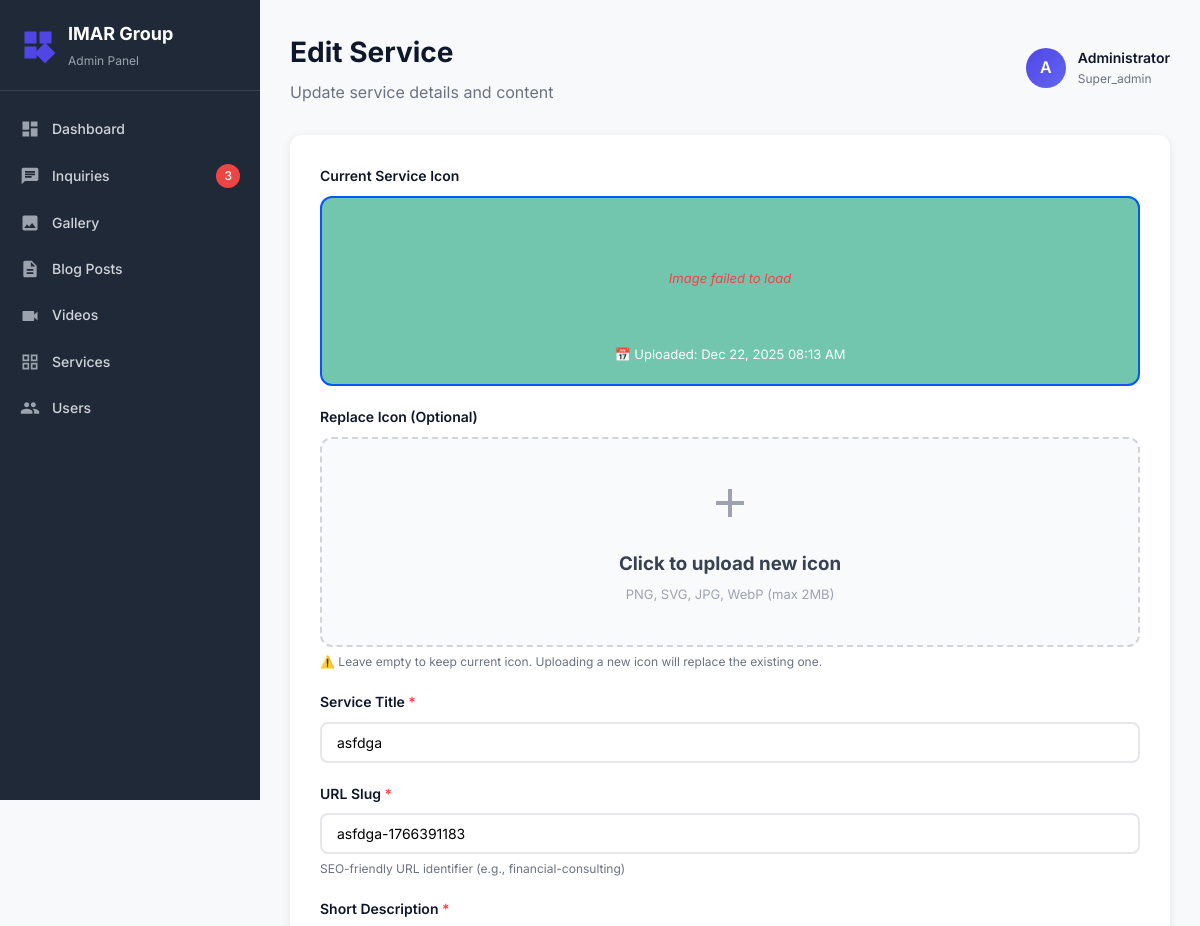
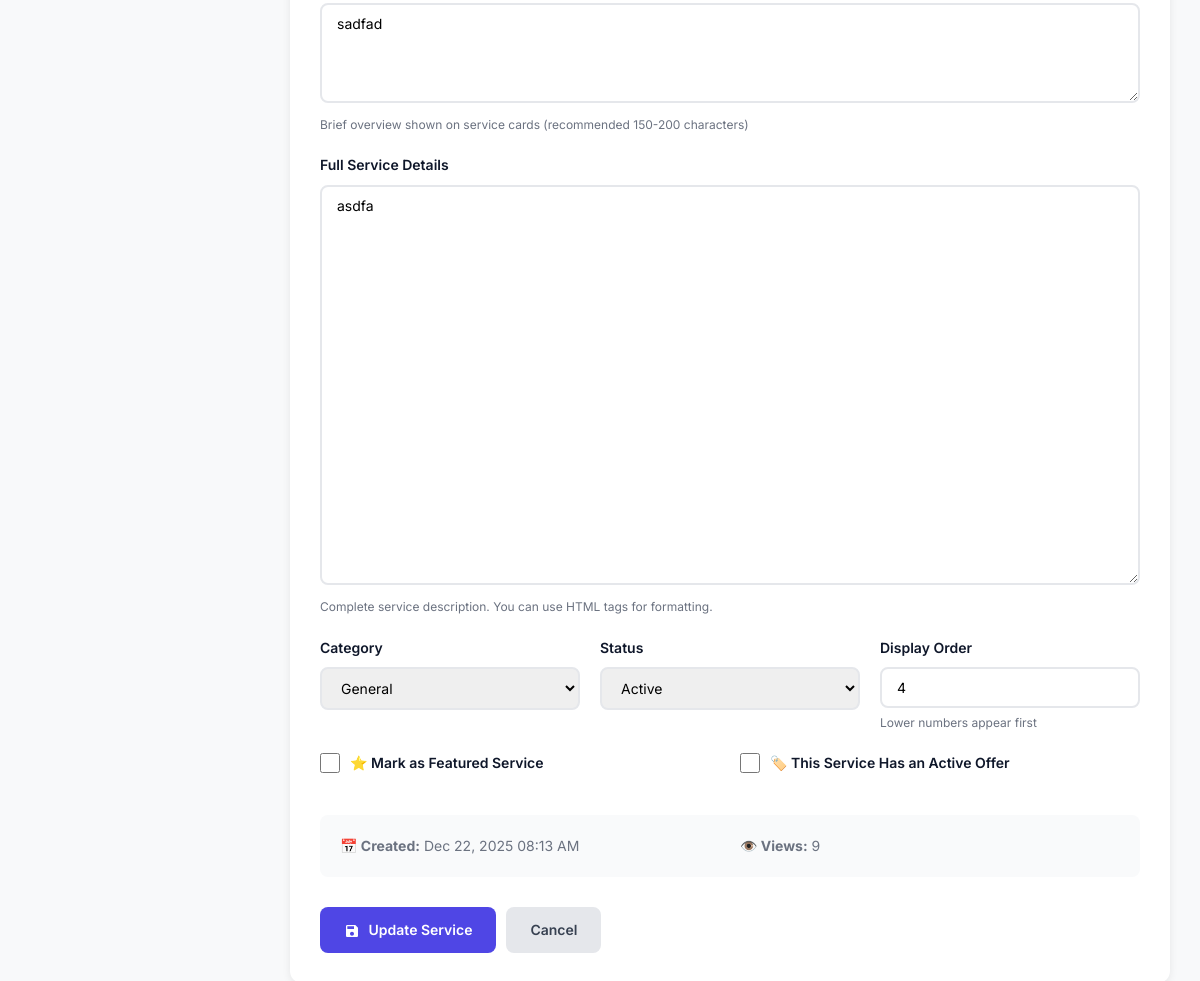
Page /admin/SERVICES_CODE/edit-service.php?id=11 (signed in) on the committed database (2 pictures, top to bottom).
### tables this page shows
CREATE TABLE `services` (
  `id` int(11) NOT NULL,
  `title` varchar(255) NOT NULL,
  `slug` varchar(255) NOT NULL,
  `icon_path` varchar(500) DEFAULT NULL,
  `short_description` text DEFAULT NULL,
  `full_content` longtext DEFAULT NULL,
  `category` varchar(100) DEFAULT 'general',
  `is_featured` tinyint(1) DEFAULT 0,
  `has_offer` tinyint(1) DEFAULT 0 COMMENT 'Shows if service currently has an offer',
  `offer_text` varchar(255) DEFAULT NULL COMMENT 'Optional offer description',
  `display_order` int(11) DEFAULT 0,
  `status` enum('active','inactive','draft') DEFAULT 'active',
  `views` int(11) DEFAULT 0,
  `created_by` int(11) DEFAULT NULL,
  `created_at` timestamp NOT NULL DEFAULT current_timestamp(),
  `updated_at` timestamp NOT NULL DEFAULT current_timestamp() ON UPDATE current_timestamp()
);

### admin/SERVICES_CODE/edit-service.php (the view, shortened to what this page needs)
<?php
require_once '../../config/config.php';
$admin_name = $_SESSION['admin_name'] ?? 'Admin';
$admin_initials = strtoupper(substr($admin_name, 0, 1));
$admin_role = $_SESSION['admin_role'] ?? 'editor';
$service_id = (int)($_GET['id'] ?? 0);
$stmt = $conn->prepare("SELECT * FROM services WHERE id = ?");
$stmt->bind_param("i", $service_id);
$stmt->execute();
$result = $stmt->get_result();
$service = $result->fetch_assoc();
?>
<!DOCTYPE html>
<html lang="en">
<head>
    <link rel="stylesheet" href="../../css/styles.css">
    <link rel="stylesheet" href="../../css/dashboard.css">
</head>
<body>
<div class="dashboard">
    <?php include __DIR__ . '/../includes/sidebar.php'; ?>
    <div class="main-content">
        <div class="dashboard-header">
            <div>
                <h1>Edit Service</h1>
                <p style="color: #6b7280; margin-top: 5px;">Update service details and content</p>
            </div>
            <div class="header-actions">
                <div class="user-info">
                    <div class="user-avatar"><?php echo $admin_initials; ?></div>
                    <div>
                        <div style="font-weight: 600; font-size: 14px;"><?php echo htmlspecialchars($admin_name); ?></div>
                        <div style="font-size: 12px; color: #6b7280;"><?php echo ucfirst($admin_role); ?></div>
                    </div>
                </div>
            </div>
        </div>
        <form method="POST" enctype="multipart/form-data" id="serviceForm">
            <div class="form-container">
                <div class="form-group">
                    <label>Current Service Icon</label>
                    <div class="current-icon">
                        <?php if (!empty($service['icon_path'])): ?>
                            <div class="no-icon" style="display: none;">
                                <p style="color: #ef4444; margin-top: 10px;">Image failed to load</p>
                            </div>
                            <p>📅 Uploaded: <?php echo date('M d, Y h:i A', strtotime($service['created_at'])); ?></p>
                        <?php endif; ?>
                    </div>
                </div>
                <div class="form-group">
                    <label>Replace Icon (Optional)</label>
                    <div class="icon-upload-area" id="uploadArea">
                        <svg width="48" height="48" viewBox="0 0 24 24" fill="#9ca3af">
                            <path d="M19 13h-6v6h-2v-6H5v-2h6V5h2v6h6v2z"/>
                        </svg>
                        <h3 style="margin: 15px 0 5px 0; color: #374151;">Click to upload new icon</h3>
                        <p style="color: #9ca3af; font-size: 13px;">PNG, SVG, JPG, WebP (max 2MB)</p>
                    </div>
                    <div class="helper-text">⚠️ Leave empty to keep current icon. Uploading a new icon will replace the existing one.</div>
                </div>
                <div class="form-group">
                    <label for="title">Service Title <span class="required">*</span></label>
                    <input type="text" id="title" name="title" value="<?php echo htmlspecialchars($service['title']); ?>" required>
                </div>
                <div class="form-group">
                    <label for="slug">URL Slug <span class="required">*</span></label>
                    <input type="text" id="slug" name="slug" value="<?php echo htmlspecialchars($service['slug']); ?>" required>
                    <div class="helper-text">SEO-friendly URL identifier (e.g., financial-consulting)</div>
                </div>
                <div class="form-group">
                    <label for="short_description">Short Description <span class="required">*</span></label>
                    <textarea id="short_description" name="short_description" rows="3" required><?php echo htmlspecialchars($service['short_description']); ?></textarea>
                    <div class="helper-text">Brief overview shown on service cards (recommended 150-200 characters)</div>
                </div>
                <div class="form-group">
                    <label for="full_content">Full Service Details</label>
                    <textarea id="full_content" name="full_content" class="content-editor"><?php echo htmlspecialchars($service['full_content']); ?></textarea>
                    <div class="helper-text">Complete service description. You can use HTML tags for formatting.</div>
                </div>
                <div class="form-row-three">
                    <div class="form-group">
                        <label for="category">Category</label>
                        <select id="category" name="category">
                            <option value="general" <?php echo $service['category'] === 'general' ? 'selected' : ''; ?>>General</option>
                        </select>
                    </div>
                    <div class="form-group">
                        <label for="status">Status</label>
                        <select id="status" name="status">
                            <option value="active" <?php echo $service['status'] === 'active' ? 'selected' : ''; ?>>Active</option>
                        </select>
                    </div>
                    <div class="form-group">
                        <label for="display_order">Display Order</label>
                        <input type="number" id="display_order" name="display_order" value="<?php echo $service['display_order']; ?>" min="0">
                        <div class="helper-text">Lower numbers appear first</div>
                    </div>
                </div>
                <div class="form-row">
                    <div class="form-group">
                        <div class="checkbox-group">
                            <input type="checkbox" id="is_featured" name="is_featured" <?php echo $service['is_featured'] ? 'checked' : ''; ?>>
                            <label for="is_featured" style="margin: 0;">⭐ Mark as Featured Service</label>
                        </div>
                    </div>
                    <div class="form-group">
                        <div class="checkbox-group">
                            <input type="checkbox" id="has_offer" name="has_offer" <?php echo $service['has_offer'] ? 'checked' : ''; ?>>
                            <label for="has_offer" style="margin: 0;">🏷️ This Service Has an Active Offer</label>
                        </div>
                    </div>
                </div>
                <div class="form-row" style="padding: 20px; background: #f9fafb; border-radius: 8px; margin-top: 20px;">
                    <div style="font-size: 14px; color: #6b7280;">
                        <strong>📅 Created:</strong> <?php echo date('M d, Y h:i A', strtotime($service['created_at'])); ?>
                    </div>
                    <div style="font-size: 14px; color: #6b7280;">
                        <strong>👁️ Views:</strong> <?php echo number_format($service['views']); ?>
                    </div>
                </div>
                <div class="btn-group">
                    <button type="submit" class="btn btn-primary">
                        <svg width="16" height="16" viewBox="0 0 24 24" fill="currentColor" style="vertical-align: middle; margin-right: 5px;"><path d="M17 3H5c-1.11 0-2 .9-2 2v14c0 1.1.89 2 2 2h14c1.1 0 2-.9 2-2V7l-4-4zm-5 16c-1.66 0-3-1.34-3-3s1.34-3 3-3 3 1.34 3 3-1.34 3-3 3zm3-10H5V5h10v4z"/></svg>
                        Update Service
                    </button>
                    <a href="services.php" class="btn btn-secondary">Cancel</a>
                </div>
            </div>
        </form>
    </div>
</div>
</body>
</html>

### css/styles.css (style rules this page uses)
* { margin: 0; padding: 0; box-sizing: border-box; font-family: 'Inter', -apple-system, BlinkMacSystemFont, 'Segoe UI', sans-serif; }
body { background-color: #f8f9fa; color: #0f172a; line-height: 1.6; }
a { text-decoration: none; color: inherit; }
.dashboard { display: flex; min-height: 100vh; background-color: #f8f9fa; }
.main-content { flex: 1; padding: 30px; background-color: #f8f9fa; overflow-y: auto; }
.dashboard-header { display: flex; justify-content: space-between; align-items: center; margin-bottom: 30px; flex-wrap: wrap; gap: 15px; }
.dashboard-header h1 { font-size: 28px; font-weight: 700; color: #0f172a; }
.header-actions { display: flex; align-items: center; gap: 20px; }
.user-info { display: flex; align-items: center; gap: 12px; }
.user-avatar { width: 40px; height: 40px; background: linear-gradient(135deg, #4f46e5 0%, #6366f1 100%); color: #ffffff; border-radius: 50%; display: flex; align-items: center; justify-content: center; font-weight: 600; font-size: 16px; }
.btn-group { display: flex; gap: 10px; flex-wrap: wrap; }

### css/dashboard.css (style rules this page uses)
.btn-group { display: flex; gap: 10px; flex-wrap: wrap; }

### admin/SERVICES_CODE/edit-service.php (style rules this page uses)
.form-container { max-width: 1000px; margin: 0 auto; background: white; padding: 30px; border-radius: 12px; box-shadow: 0 2px 8px rgba(0,0,0,0.08); }
.form-group { margin-bottom: 20px; }
.form-group label { display: block; font-weight: 600; margin-bottom: 8px; color: #0f172a; font-size: 14px; }
.form-group input[type="text"], .form-group textarea, .form-group select, .form-group input[type="number"] { width: 100%; padding: 10px 15px; border: 2px solid #e5e7eb; border-radius: 8px; font-size: 14px; transition: all 0.3s; box-sizing: border-box; font-family: inherit; }
.form-group textarea { resize: vertical; min-height: 100px; font-family: inherit; }
.form-group textarea.content-editor { min-height: 400px; }
.current-icon { border: 2px solid #0557faff; border-radius: 12px; padding: 20px; text-align: center; background: #0b9c7393; margin-bottom: 15px; position: relative; }
.current-icon .no-icon { color: #9ca3af; font-style: italic; padding: 40px 20px; }
.current-icon p { margin-top: 15px; color: #ffffffff; font-size: 13px; }
.icon-upload-area { border: 2px dashed #d1d5db; border-radius: 12px; padding: 40px; text-align: center; background: #f9fafb; cursor: pointer; transition: all 0.3s; }
.checkbox-group { display: flex; align-items: center; gap: 10px; }
.checkbox-group input[type="checkbox"] { width: 20px; height: 20px; cursor: pointer; }
.form-row { display: grid; grid-template-columns: 1fr 1fr; gap: 20px; }
.form-row-three { display: grid; grid-template-columns: 1fr 1fr 1fr; gap: 20px; }
.btn-group { display: flex; gap: 10px; margin-top: 30px; }
.btn { padding: 12px 24px; border-radius: 8px; font-weight: 600; text-decoration: none; border: none; cursor: pointer; transition: all 0.3s; font-size: 14px; }
.btn-primary { background: #4f46e5; color: white; }
.btn-secondary { background: #e5e7eb; color: #374151; }
.required { color: #ef4444; }
.helper-text { font-size: 12px; color: #6b7280; margin-top: 5px; }

### rows in the picture
services: created_at "Dec 22, 2025 08:13 AM", title "asfdga", slug "asfdga-1766391183", short_description "sadfad", full_content "asdfa", category "General", status "Active", display_order "4", views "9"

### other values in the picture
$new_inquiries_count "3"
$admin_initials "A"
$admin_name "Administrator"
$admin_role "Super_admin"
